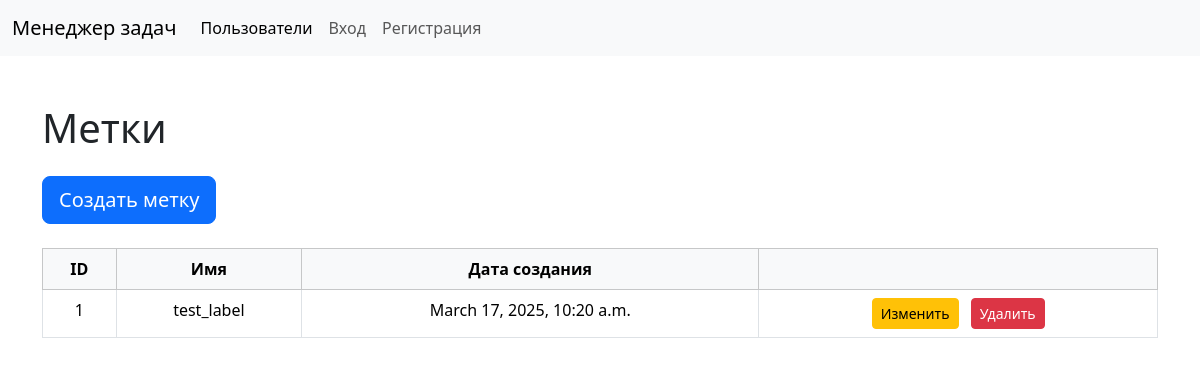
Screenshot of /labels/ with the database file from the repository.
### task_manager/labels/models.py (models this page shows, shortened)
class Label(models.Model):
    name = models.CharField(max_length=255, unique=True)
    created_at = models.DateTimeField(auto_now_add=True)

### task_manager/labels/views.py (the view)
# urls.py: path("", views.LabelListView.as_view(), name="label_list"),
class LabelListView(ListView):
    model = Label
    template_name = "label_list.html"
    context_object_name = "labels"

### task_manager/labels/templates/label_list.html (shortened to what this page needs)
{% extends 'layout.html' %}
{% block content %}
    <h1 class="mb-4">Метки</h1>
    <a href="{% url 'labels:label_create' %}" class="btn btn-primary btn-lg mb-4">Создать метку</a>
    <table data-test="urls" class="table table-bordered table-hover text-center">
        <thead class="table-light">
            <tr>
                <th scope="col">ID</th>
                <th scope="col">Имя</th>
                <th scope="col">Дата создания</th>
                <th scope="col"></th>
            </tr>
        </thead>
        <tbody>
            {% for label in labels %}
            <tr>
                <td>{{ label.id }}</td>
                <td>{{ label.name }}</td>
                <td>{{ label.created_at}}</td>
                <td class="text-center">
                    <a href="{% url 'labels:label_update' label.id %}" class="btn btn-sm btn-warning me-2">
                         Изменить
                    </a>
                    <a href="{% url 'labels:label_delete' label.id %}" class="btn btn-sm btn-danger">
                         Удалить
                    </a>
                </td>
            </tr>
            {% endfor %}
        </tbody>
    </table>
</div>
{% endblock %}

### rows the page displays
Label: id "1", name "test_label", created_at "March 17, 2025, 10:20 a.m."
